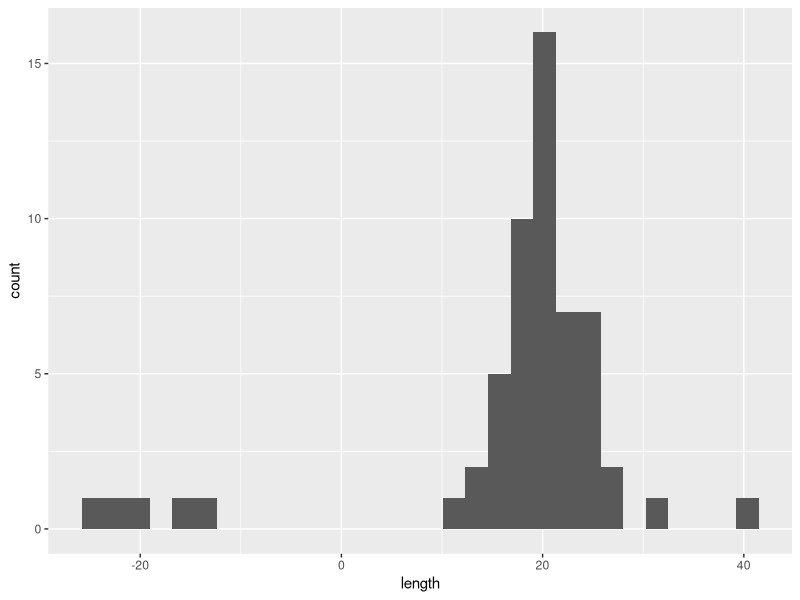
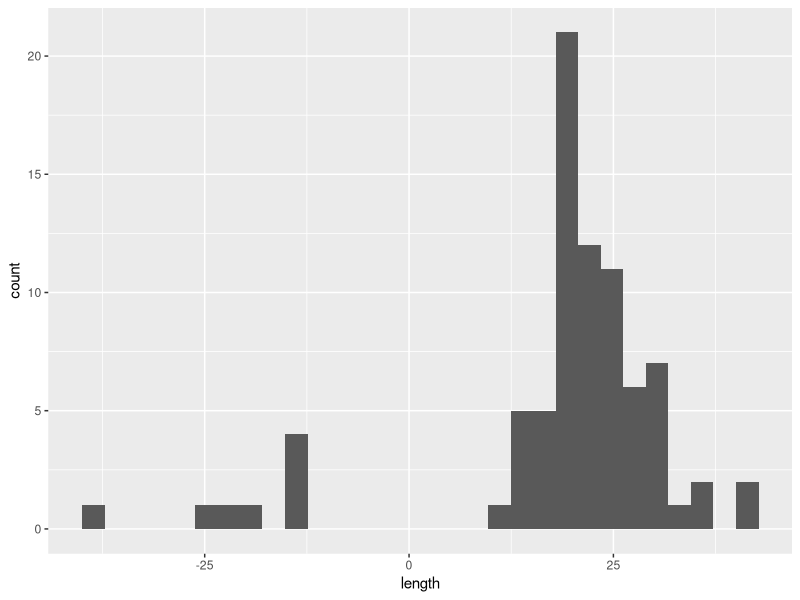

R code for these plots, in order:
## ---- chunk 1
library(readr)
library(ggplot2)
library (tidyverse)

data <- read_csv('./analysis/data/raw_data/rk_db.csv')

chisq.test(data$typology, data$material )

table(data$typology, data$material)
data_combined<- as.data.frame(table(data$material, data$material))
data_combined<- data_combined %>% 
  pivot_wider(names_from = Var2, values_from = Freq) %>% 
  mutate(Q=Q1+ Q2+ Q3+Q4) %>% 
  select(Var1, BJ, GJ, RJ, Q)




data %>% 
  filter(typology %in% c('blade', 'f_blade')) %>% 
  ggplot(aes(x=length)) + geom_histogram()




ggplot(data, aes(x=length)) + geom_histogram()


